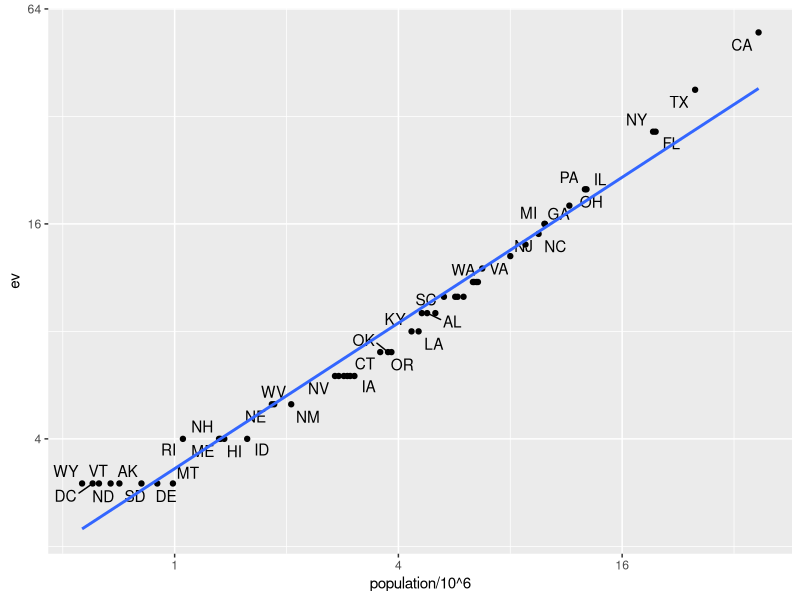

R code for this plot:
## ---- chunk 1
knitr::opts_chunk$set(echo = TRUE)
## ---- chunk 2
library(tidyverse)
library(dslabs)
data(murders)
head(murders)
## ---- chunk 3
data(polls_us_election_2016)
head(results_us_election_2016)
## ---- chunk 4
identical(results_us_election_2016$state, murders$state)
## ---- chunk 5
tab<-left_join(murders,results_us_election_2016,by='state')%>%
  select(-others)%>%rename(ev='electoral_votes')
head(tab)
## ---- chunk 6
library(ggrepel)
tab %>% ggplot(aes(population/10^6, ev, label = abb)) +
  geom_point() +
  geom_text_repel() + 
  scale_x_continuous(trans = "log2") +
  scale_y_continuous(trans = "log2") +
  geom_smooth(method = "lm", se = FALSE)
## ---- chunk 7
# create tab1 object, which is a subset of murders data set
tab1<-slice(murders,1:6)%>%select(state, population)
tab1# create tab2 object which is a subset of eloctoral votes data set
tab2<-slice(results_us_election_2016,c(1:3,5,7:8))%>%
  select(state,electoral_votes)
tab2


## ---- chunk 8
left_join(tab1,tab2)
## ---- chunk 9
left_join(tab2,tab1)
## ---- chunk 10
tab1%>%left_join(tab2)
## ---- chunk 11
inner_join(tab1,tab2)
## ---- chunk 12
full_join(tab1,tab2)
## ---- chunk 13
semi_join(tab1,tab2)
## ---- chunk 14
anti_join(tab1,tab2)
## ---- chunk 15
# break tab data intor different columns
tab1<-tab[,1:3] #first 3 columns of tab
tab2<-tab[,4:6] # cols 4 to 6 of tab
tab3<-tab[,7:8] # cols 7 to 9 of tab
# now use bind_cols to combine data
new_tab<-bind_cols(tab1,tab2,tab3)
new_tab
## ---- chunk 16
tab1<-tab[1:3,]
tab2<-tab[4:6,]
bind_rows(tab1,tab2)
## ---- chunk 17
# apply intersect on vectors
intersect(c(1:5),c(3:10))
## ---- chunk 18
# apply intersect on data frames
r1<-tab[1:5,]
r2<-tab[3:9,]
intersect(r1,r2)
## ---- chunk 19
# apply union on vectors
union(c('a','b','c','c','c','d'),c('a','c','e'))
## ---- chunk 20
# apply union to data frames
union(r1,r2)
## ---- chunk 21
# apply setdiff on vectors
print(setdiff(1:10,5:20))
print(setdiff(5:20,1:10))
## ---- chunk 22
# apply setdiff to data frames
print(setdiff(r1,r2))
print(setdiff(r2,r1))
## ---- chunk 23
setequal(r1,r2)
